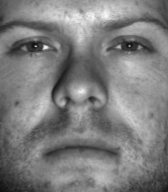
#> input picture Project2/faces_training/face01.pgm, 168 x 192 px
$ jupyter execute --allow-errors final-final.ipynb
#> lines starting #> are read from the running program, lines starting #| are printed output that depends on the picture
[cell 1]
import os
import sys
import glob
import cv2
import matplotlib.pyplot as plt # 주피터 환경에서 이미지 열어주는거
import numpy as np

[cell 2]
STUDENT_CODE = '2017147505'
FILE_NAME = 'output.txt'
if not os.path.exists(STUDENT_CODE):
    os.mkdir(STUDENT_CODE)
f = open(os.path.join(STUDENT_CODE, FILE_NAME),'w')

# f.write("aaa")
# f.close()

[cell 3]
# 이미지를 전부 읽어와서 vectorize한 다음 하나로 합친다.
train_images = []

image = cv2.imread("faces_training/face01.pgm", cv2.IMREAD_GRAYSCALE)
#> image is the input picture: shape (192, 168); min 14, max 249, mean 125.4
train_images.append(image)

length, height = image.shape
#> length = 192; height = 168
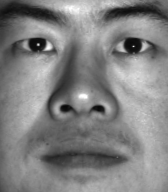
#> input picture Project2/faces_training/face02.pgm, 168 x 192 px
#> further down, x is the input picture: shape (192, 168); min 8, max 255, mean 129.8
image = image.reshape((1, length * height * 1))

#> (the rest of this cell did not finish here and is left out)

[cell 4]
def computeDimensions(img, percent=0.9):

    # computing eigenvalues and eigenvectors of covariance matrix
#> called with percent = 0.95
    matrix = (img - np.mean(img.T, axis=1)).T # subtract the mean (along columns)

    U, Sv, Vt = np.linalg.svd(img)
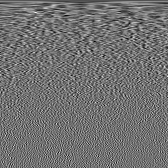
#> Vt: shape (168, 168) float64; min -0.295, max 0.367, mean -0.000451; drawn with min black and max white
#> Sv = 168 values, max 22888.9 at index 0, min 1.54 at index 167, mean 273
    V = Vt.T
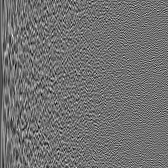
#> V: shape (168, 168) float64; min -0.295, max 0.367, mean -0.000451; drawn with min black and max white

    whole_nom_of_pc = np.size(U, axis=0)
#> whole_nom_of_pc = 192

    # Sv 는 고유값 리스트이다.
    Sv = sorted(Sv)
#> Sv = 168 values from 1.54 to 22888.9
    Sv = Sv[::-1]  # 순서를 높은게 앞에 오도록 변경
#> Sv = 168 values, max 22888.9 at index 0, min 1.54 at index 167, mean 273

    sum_of = 0
    numPc=0
    sum_all = sum(Sv)
#> sum_all = 45868

    for i in range(whole_nom_of_pc):
        sum_of += Sv[i]
        numPc += 1
        # print(f"현재 고유 값{i} : {eigvals[i]}")
        if(sum_of/sum_all >= percent):
            break
#> this loop made 56 passes
#> sum_of on passes 1 to 12: 22888.9, 26770.2, 28902.6, 30707, 31924.8, 32878.8, 33714.2, 34391.3, 35031.2, 35632.9, 36186.3, 36665.9
#> after the loop, numPc = 56; sum_of = 43577.5

    print("numPc", numPc)
#| numPc 56

    if numPc < whole_nom_of_pc and numPc >= 0:
        U = U[:, :numPc]  # 입력된 pc 개수에 따라 선택한다.
#> U: shape (192, 56) float64
        print("U.shape", U.shape)
#| U.shape (192, 56)
        Sv = np.diag(Sv[:numPc])

    reconstruct = np.dot(U, np.dot(Sv, Vt[:numPc, :]))
    return reconstruct, numPc

# perc = sys.argv[1]
perc = 0.95

image1 = cv2.imread("faces_training/face01.pgm", cv2.IMREAD_GRAYSCALE)

reconstruct, numPc = computeDimensions(image1, perc)
#> numPc = 56
# reconstruct, numPc = computeDimensions(image, perc)

print("######### Step1 #########")
f.write("######### Step1 #########\n")
print(f"Input Percentage: {perc}")
f.write(f"Input Percentage: {perc}\n")
print(f"Selected Dimansion : {numPc}")
#| Selected Dimansion : 56
f.write(f"Selected Dimansion : {numPc}\n")

print("######### Step2 #########")
f.write("######### Step2 #########\n")

print("Reconstruction error")
f.write("Reconstruction error\n")

re_error = []
re_imgs = []
row, col = train_images[1].shape
#> row = 192; col = 168

#> (the rest of this cell did not finish here and is left out)

[cell 5]
# for step3

print("######### Step3 #########")
f.write("######### Step3 #########\n")

# 우선 test 의 이미지도 reconstruct 한다.
###
def princomp(img, pc_limit=0):
    #특잇값 분해

    S = np.diag(s[:k])
    B = np.dot(U[:, :k], np.dot(S, VT[:k, :]))

    Ursv, Sv, Vlsvt = np.linalg.svd(img)

    whole_num_pc = np.size(Ursv, axis=1)

    # Sv = np.diag(Sv)
    Sv = sorted(Sv)
    Sv = Sv[::-1]

    if pc_limit < whole_num_pc and pc_limit >= 0:
        Ursv = Ursv[:, range(pc_limit)]  # 입력된 pc 개수에 따라 선택한다.
        Sv = Sv[:pc_limit]

    fin = np.dot(Ursv, np.dot(Sv, Vlsvt[:pc_limit, :]))
    return fin

###

#> (the rest of this cell did not finish here and is left out)

[cell 6]
# for step2,


# reconsturct 함수
def reconstruct(img, pc_limit=0):

    # computing eigenvalues and eigenvectors of covariance matrix
    # matrix = (img - np.mean(img))/ # subtract the mean (along columns)

#> called with pc_limit = 27
    Ursv, Sv, Vlsvt = np.linalg.svd(img)
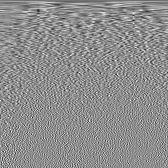
#> Vlsvt: shape (168, 168) float64; min -0.394, max 0.312, mean -0.00046; drawn with min black and max white
#> Sv = 168 values, max 23706.3 at index 0, min 1.15 at index 167, mean 281.5
    Vlsv = Vlsvt.T
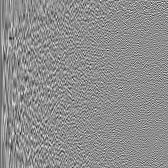
#> Vlsv: shape (168, 168) float64; min -0.394, max 0.312, mean -0.00046; drawn with min black and max white

    whole_num_pc = np.size(Ursv, axis=1)
#> whole_num_pc = 192

    # Sv = np.diag(Sv)
    Sv = sorted(Sv)
#> Sv = 168 values from 1.15 to 23706.3
    Sv = Sv[::-1]  # in ascending order. 순서를 높은게 앞에 오도록 변경
#> Sv = 168 values, max 23706.3 at index 0, min 1.15 at index 167, mean 281.5
    # sorting eigenvectors according to the sorted eigenvalues
    # 고유값이 정렬된 순서에 따라 대응하는 고유벡터들도 정렬한다.
    # coeff = coeff[:,sortEigvals]

    # eigvals = eigvals[sortEigvals] # sorting eigenvalues
    if pc_limit < whole_num_pc and pc_limit >= 0:
        Ursv = Ursv[:, range(pc_limit)]  # 입력된 pc 개수에 따라 선택한다.
#> Ursv: shape (192, 27) float64
        Sv = Sv[:pc_limit]
#> Sv = 27 values, max 23706.3 at index 0, min 140.8 at index 26, mean 1593.8
    sc = np.dot(Ursv.T, img)
    fn = np.dot(Ursv, sc)# + np.mean(img)
    return sc, fn

sc, fn = reconstruct(train_images[1], 27)

plt.title("test")
plt.imshow(train_images[1], cmap='gray')
plt.show()

plt.title("re")
plt.imshow(fn, cmap='gray')
plt.show()

row, col = fn.shape
summ = 0

for i in range(row):
    for j in range(col):
        # print(train_images[1][i][j],np.abs(fn[i][j]))
        s = (train_images[1][i][j]-np.abs(fn[i][j]))**2
        summ += s # 전체 합.
#> after the loop, summ = 272242.8

re_error = summ/(row*col) # 전체합을 n으로 나누고 복소수를 float으로 전환
#> re_error = 8.44
print(f"Reconstructed error :{round(re_error, 4)}") # Reconstruction error 소숫점 4자리까지 보여짐
#| Reconstructed error :8.4401

[cell 7]
# 이미지를 전부 읽어와서 vectorize한 다음 하나로 합친다.
train_images = []

image = cv2.imread("faces_training/face01.pgm", cv2.IMREAD_GRAYSCALE)
train_images.append(image)

length, height = image.shape
image = image.reshape((1, length * height * 1))

#> (the rest of this cell did not finish here and is left out)

[cell 8]
final_list = []

#> (the rest of this cell did not finish here and is left out)

#> (a cell that did not finish here is left out)

[cell 10]
print("######### Step1 #########")

def computeDimensions(img, percent=0.9):

    # computing eigenvalues and eigenvectors of covariance matrix
    matrix = (img - np.mean(img.T, axis=1)).T # subtract the mean (along columns)

    [U, D, Vt] = np.linalg.svd(img)
    V = Vt.T
    print(U.shape)
    print(D.shape)
    print(V.shape)

    whole_nom_of_pc = np.size(U, axis=0)

    diagD = np.diag(D)
    diagD = sorted(diagD)
    diagD = diagD[::-1]

    ssum = 0
    numPc=0
    sumvar = sum(diagD)

    for i in range(whole_nom_of_pc):
        ssum += diagD[i]
        numPc += 1
        # print(f"현재 고유 값{i} : {eigvals[i]}")
        if(ssum/sumvar >= percent):
            print("확률 : ",ssum/sumvar)
            break

    print("전체 차원 수 ", whole_nom_of_pc)
    print("선택된 차원 수 ", numPc)
    return numPc

perc = 0.93
#> (the rest of this cell did not finish here and is left out)

[cell 11]
# for step2,
# reconsturct 함수
def princomp(img, pc_limit=0):

    # computing eigenvalues and eigenvectors of covariance matrix
    matrix = (img - np.mean(img.T, axis=1)).T # subtract the mean (along columns)

    [eigvals,eigvecs] = np.linalg.eig(np.cov(matrix))

    whole_num_pc = np.size(eigvecs,axis=1)

    sortEigvals = sorted(eigvals) # 고유값을 정렬한다.
    sortEigvals = sortEigvals[::-1]       # in ascending order. 순서를 높은게 앞에 오도록 변경
    # sorting eigenvectors according to the sorted eigenvalues
    # 고유값이 정렬된 순서에 따라 대응하는 고유벡터들도 정렬한다.
    # coeff = coeff[:,sortEigvals]

    # eigvals = eigvals[sortEigvals] # sorting eigenvalues
    if pc_limit < whole_num_pc and pc_limit >= 0:
        eigvecs = eigvecs[:,range(pc_limit)] # 입력된 pc 개수에 따라 선택한다.
        eigvals = eigvals[:pc_limit]

    score = np.dot(eigvecs.T,matrix) # projection of the data in the new space
    final = np.dot(eigvecs, score).T + np.mean(img, axis=0)
    return eigvecs,score,eigvals, final

[cell 12]
final_list = []

#> (the rest of this cell did not finish here and is left out)

[cell 13]
test01 = cv2.imread('faces_test/test02.pgm', cv2.IMREAD_GRAYSCALE)
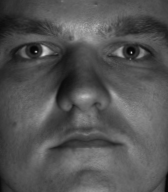
#> input picture Project2/faces_test/test02.pgm, 168 x 192 px
#> test01 is the input picture: shape (192, 168); min 3, max 216, mean 83.8

print(len(final_list))
#| 1
print(final_list[0].shape)
#| (192, 168)
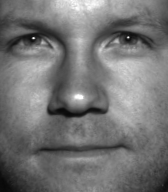
#> input picture Project2/faces_test/test01.pgm, 168 x 192 px
#> further down, test01 is the input picture: shape (192, 168); min 8, max 255, mean 116.5
print("######### Step3 #########")
row, col = test01.shape
#> (the rest of this cell did not finish here and is left out)

[cell 14]
test01 = cv2.imread('faces_test/test01.pgm', cv2.IMREAD_GRAYSCALE)

eigenvector, score, eigenvalue, tf = princomp(test01, numPc)
#> call 2 of princomp, with pc_limit = 56
#> in princomp (call 2), `[eigvals,eigvecs] = np.linalg.eig(np.cov(matrix))`:
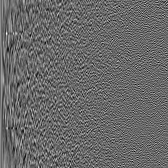
#> eigvecs: shape (168, 168) float64; min -0.292, max 0.417, mean 0.00074; drawn with min black and max white
#> in princomp (call 2), `[eigvals,eigvecs] = np.linalg.eig(np.cov(matrix))`: eigvals = 168 values, max 123956.2 at index 0, min 0.00609 at index 136, mean 1396
#> in princomp (call 2), `sortEigvals = sorted(eigvals)`: sortEigvals = 168 values from 0.00609 to 123956.2
#> in princomp (call 2), `sortEigvals = sortEigvals[::-1]`: sortEigvals = 168 values, max 123956.2 at index 0, min 0.00609 at index 167, mean 1396
#> in princomp (call 2), `eigvals = eigvals[:pc_limit]`: eigvals = 56 values, max 123956.2 at index 0, min 14.17 at index 55, mean 4183.3
#> in princomp (call 2), `score = np.dot(eigvecs.T,matrix)`:
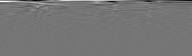
#> score: shape (56, 192) float64; min -655, max 762.2, mean 0; drawn with min black and max white
#> eigenvalue has the same summary as eigvals in princomp

print(len(final_list))
#| 1
print(final_list[0].shape)
#| (192, 168)
#> `image = np.concatenate([image, temp], axis=1)`: image = 32256 pairs, first value 14 to 249, second value 8 to 255

row, col = test01.shape
distances = []
#> (the rest of this cell did not finish here and is left out)

[cell 15]
import os
import sys
import glob
import cv2
import matplotlib.pyplot as plt # 주피터 환경에서 이미지 열어주는거
import numpy as np

STUDENT_CODE = '2017147505'
FILE_NAME = 'output.txt'
if not os.path.exists(STUDENT_CODE):
    os.mkdir(STUDENT_CODE)
f = open(os.path.join(STUDENT_CODE, FILE_NAME),'w')

# f.write("aaa")
# f.close()
# 이미지를 전부 읽어와서 vectorize한 다음 하나로 합친다.
train_images = []

image = cv2.imread("faces_training/face01.pgm", cv2.IMREAD_GRAYSCALE)
train_images.append(image)

length, height = image.shape
image = image.reshape((1, length * height * 1))

#> (the rest of this cell did not finish here and is left out)

[cell 16]
import os
import sys
import glob
import cv2
import matplotlib.pyplot as plt # 주피터 환경에서 이미지 열어주는거
import numpy as np

STUDENT_CODE = '2017147505'
FILE_NAME = 'output.txt'
if not os.path.exists(STUDENT_CODE):
    os.mkdir(STUDENT_CODE)
f = open(os.path.join(STUDENT_CODE, FILE_NAME),'w')

# f.write("aaa")
# f.close()
# 이미지를 전부 읽어와서 vectorize한 다음 하나로 합친다.
train_images = []

image = cv2.imread("faces_training/face01.pgm", cv2.IMREAD_GRAYSCALE)
train_images.append(image)

length, height = image.shape
image = image.reshape((length * height * 1, 1))

#> (the rest of this cell did not finish here and is left out)

[cell 17]
import numpy as np
from PIL import Image
import matplotlib.pyplot as plt
import glob

[cell 18]
img_file_names = glob.glob(r'faces_training/*.pgm')

[cell 19]
img_data = []

scale = 0.2
img_size = None

for im_name in img_file_names:
    im = Image.open(im_name).convert('L')

    thumbnail_size = (im.size[0], im.size[1])
#> thumbnail_size = (168, 192)
    im.thumbnail(thumbnail_size)

    im_3D_array = np.array(im)
    img_size = im_3D_array.shape
#> img_size = (192, 168)
    im_1D_array = np.ravel(im_3D_array)

    img_data.append(im_1D_array)

img_data = np.array(img_data, dtype=np.uint8).T

[cell 20]
print(img_data.shape)
#| (32256, 3)
print(img_size)
#| (192, 168)

[cell 21]
img_dmean = np.mean(img_data.T, axis=1)
#> img_dmean = [125.4, 129.8, 147.9]
img_data_mean = img_data - img_dmean

U, S, Vh = np.linalg.svd(img_data_mean, full_matrices=False)
#> S = [10700.6, 6260, 3649.7]; Vh = [[0.539, 0.508, 0.672], [-0.34, 0.861, -0.379], [0.771, 0.0243, -0.637]]

[cell 22]
print(U[:, 0])
#> (printed output is left out)

f, (ax1, ax2, ax3) = plt.subplots(1, 3, figsize=(14, 22))

ax1.imshow((U[:, 0]).reshape(img_size), cmap='gray')
#> (the rest of this cell did not finish here and is left out)
